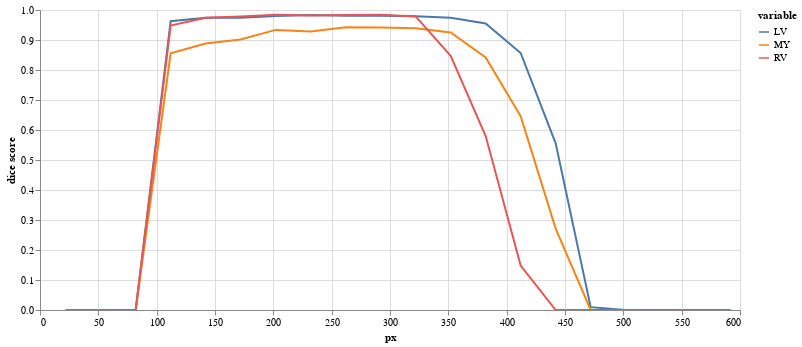

The code cell stored with this chart in its notebook:
### Code cell
(alt
 .Chart(results.melt(id_vars=['px'],value_vars=['LV','MY','RV'],value_name='dice score'))
 .mark_line()
 .encode(
     x="px",
     y="dice score",
     color="variable",
     tooltip="dice score"
 )
 .properties(width=700,height=300)
 .interactive()
)

### Figure 1 — Vega-Lite specification as saved in the notebook (floating-point values rounded to 4 significant figures)
{"config": {"view": {"continuousWidth": 400, "continuousHeight": 300}}, "data": {"name": "data-1fcb9bfa1d5e653678b386fd7d0fc533"}, "mark": "line", "encoding": {"color": {"type": "nominal", "field": "variable"}, "tooltip": {"type": "quantitative", "field": "dice score"}, "x": {"type": "quantitative", "field": "px"}, "y": {"type": "quantitative", "field": "dice score"}}, "height": 300, "selection": {"selector001": {"type": "interval", "bind": "scales", "encodings": ["x", "y"]}}, "width": 700, "$schema": "https://vega.github.io/schema/vega-lite/v4.8.1.json", "datasets": {"data-1fcb9bfa1d5e653678b386fd7d0fc533": [{"px": 22, "variable": "LV", "dice score": 0.0}, {"px": 52, "variable": "LV", "dice score": 0.0}, {"px": 82, "variable": "LV", "dice score": 0.0}, {"px": 112, "variable": "LV", "dice score": 0.9626}, {"px": 142, "variable": "LV", "dice score": 0.9742}, {"px": 172, "variable": "LV", "dice score": 0.9741}, {"px": 202, "variable": "LV", "dice score": 0.98}, {"px": 232, "variable": "LV", "dice score": 0.9835}, {"px": 262, "variable": "LV", "dice score": 0.9804}, {"px": 292, "variable": "LV", "dice score": 0.9808}, {"px": 322, "variable": "LV", "dice score": 0.9795}, {"px": 352, "variable": "LV", "dice score": 0.9745}, {"px": 382, "variable": "LV", "dice score": 0.9551}, {"px": 412, "variable": "LV", "dice score": 0.8567}, {"px": 442, "variable": "LV", "dice score": 0.5554}, {"px": 472, "variable": "LV", "dice score": 0.009437}, {"px": 502, "variable": "LV", "dice score": 0.0}, {"px": 532, "variable": "LV", "dice score": 0.0}, {"px": 562, "variable": "LV", "dice score": 0.0}, {"px": 592, "variable": "LV", "dice score": 0.0}, {"px": 22, "variable": "MY", "dice score": 0.0}, {"px": 52, "variable": "MY", "dice score": 0.0}, {"px": 82, "variable": "MY", "dice score": 0.0}, {"px": 112, "variable": "MY", "dice score": 0.8555}, {"px": 142, "variable": "MY", "dice score": 0.8881}, {"px": 172, "variable": "MY", "dice score": 0.9014}, {"px": 202, "variable": "MY", "dice score": 0.9337}, {"px": 232, "variable": "MY", "dice score": 0.9287}, {"px": 262, "variable": "MY", "dice score": 0.9426}, {"px": 292, "variable": "MY", "dice score": 0.9413}, {"px": 322, "variable": "MY", "dice score": 0.9394}, {"px": 352, "variable": "MY", "dice score": 0.9251}, {"px": 382, "variable": "MY", "dice score": 0.842}, {"px": 412, "variable": "MY", "dice score": 0.6459}, {"px": 442, "variable": "MY", "dice score": 0.2713}, {"px": 472, "variable": "MY", "dice score": 0.0}, {"px": 502, "variable": "MY", "dice score": 0.0}, {"px": 532, "variable": "MY", "dice score": 0.0}, {"px": 562, "variable": "MY", "dice score": 0.0}, {"px": 592, "variable": "MY", "dice score": 0.0}, {"px": 22, "variable": "RV", "dice score": 0.0}, {"px": 52, "variable": "RV", "dice score": 0.0}, {"px": 82, "variable": "RV", "dice score": 0.0}, {"px": 112, "variable": "RV", "dice score": 0.9481}, {"px": 142, "variable": "RV", "dice score": 0.9743}, {"px": 172, "variable": "RV", "dice score": 0.9783}, {"px": 202, "variable": "RV", "dice score": 0.9842}, {"px": 232, "variable": "RV", "dice score": 0.9815}, {"px": 262, "variable": "RV", "dice score": 0.9832}, {"px": 292, "variable": "RV", "dice score": 0.984}, {"px": 322, "variable": "RV", "dice score": 0.9785}, {"px": 352, "variable": "RV", "dice score": 0.8476}, {"px": 382, "variable": "RV", "dice score": 0.5798}, {"px": 412, "variable": "RV", "dice score": 0.1481}, {"px": 442, "variable": "RV", "dice score": 0.0}, {"px": 472, "variable": "RV", "dice score": 0.0}, {"px": 502, "variable": "RV", "dice score": 0.0}, {"px": 532, "variable": "RV", "dice score": 0.0}, {"px": 562, "variable": "RV", "dice score": 0.0}, {"px": 592, "variable": "RV", "dice score": 0.0}]}}
